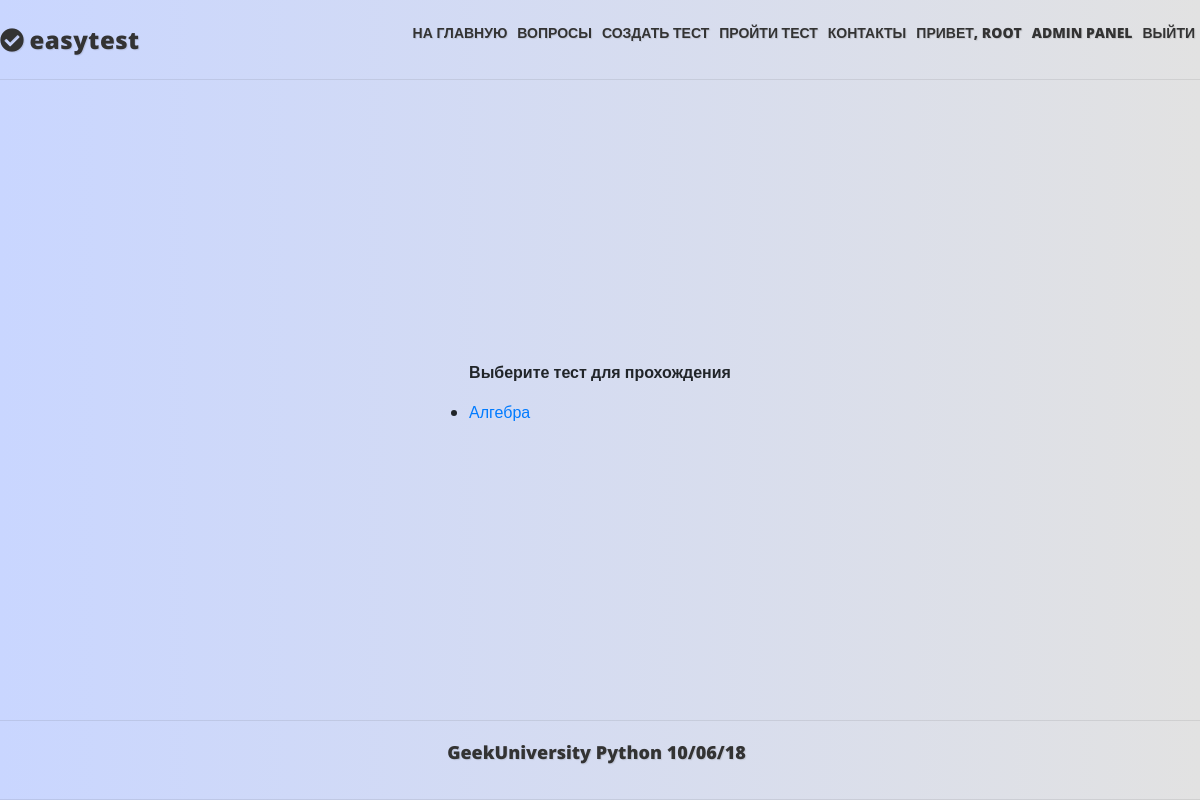
/tests/ (signed in), run on an earlier commit of the app's database.
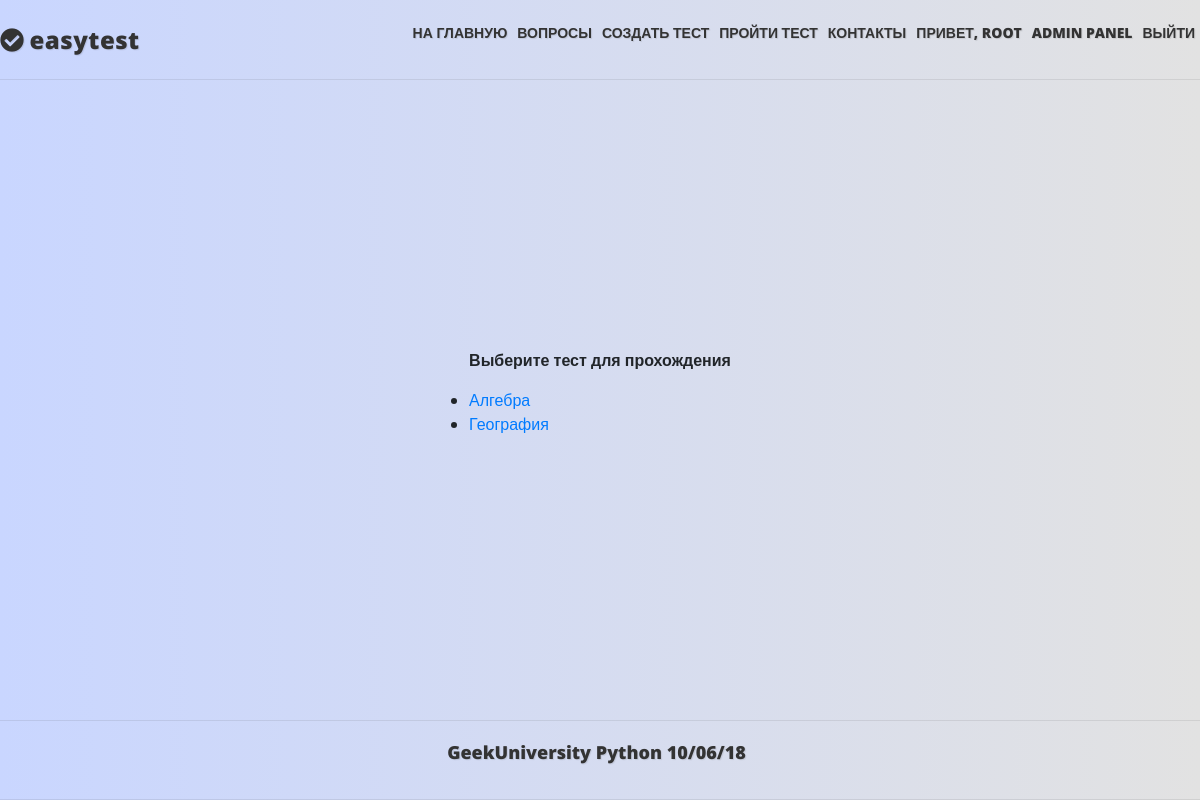
And on a later commit of the database.
### mainapp/models.py (models this page shows, shortened)
class Core(models.Model):
    title = models.CharField(_('title'), max_length=250, blank=True)
    description = models.TextField(_('description'), blank=True)
    sort = models.IntegerField(_('sort'), default=0, null=True, blank=True)
    active = models.BooleanField(_('active'), default=True)
    deleted = models.BooleanField(_('deleted'), default=False)
    all_objects = models.Manager()
    objects = CoreManager()
    class Meta:
        abstract = True

class Test(Core):
    class Meta:
        verbose_name = _('Тест')
        verbose_name_plural = _('Тесты')
    owner = models.ForeignKey(User, null=False, blank=True, related_name='tests', on_delete=models.PROTECT)
    category = models.ForeignKey(TestCategory, null=True, blank=True, on_delete=models.SET_NULL)
    keywords = models.ManyToManyField(Keyword, blank=True, related_name='tests')
    questions = models.ManyToManyField(Question, blank=True, related_name='tests')
    max_questions = models.PositiveIntegerField(_('Count questions'), default=0, blank=True)
    required_correct_answers = models.PositiveIntegerField(_('Required correct answers'), default=0, blank=True)
    objects = TestManager()
    TEST_TYPE_CHOICES = (
        (0, 'teaching'),
        (1, 'exam'),
        )
    test_type = models.CharField(max_length=2, choices=TEST_TYPE_CHOICES, default=0)
    """ типы тестов - учебный и экзаменационный(на время и оценку) - это реализуем позже.
    Необходимо будет также добавить время на прохождение теста, проценты правильных ответов для разных оценок."""

### mainapp/views.py (the view)
# urls.py: path('tests/', mainapp.TestList.as_view(), name='tests'),
class TestList(LoginRequiredMixin, ListView):
    model = Test
    login_url = reverse_lazy('authapp:login')

### mainapp/models.py (called while the page is built)
    def get_queryset(self):
        return CoreQuerySet(self.model).filter(active=True, deleted=False)

### mainapp/templates/mainapp/test_list.html (shortened to what this page needs)
{% extends "base.html" %}
{% load static i18n %}
{% block content %}
    <div class="center">
        <ul><b>{% trans 'Выберите тест для прохождения' %}</b></p>
            {% for object in object_list %}
                <li><a href="{% url 'mainapp:test' object.pk %}">{{ object.title }}</a></li>
            {% endfor %}
        </ul>
    </div>
{% endblock content %}

What changed in the data, as far as the page shows it:
added Test: title "География"
